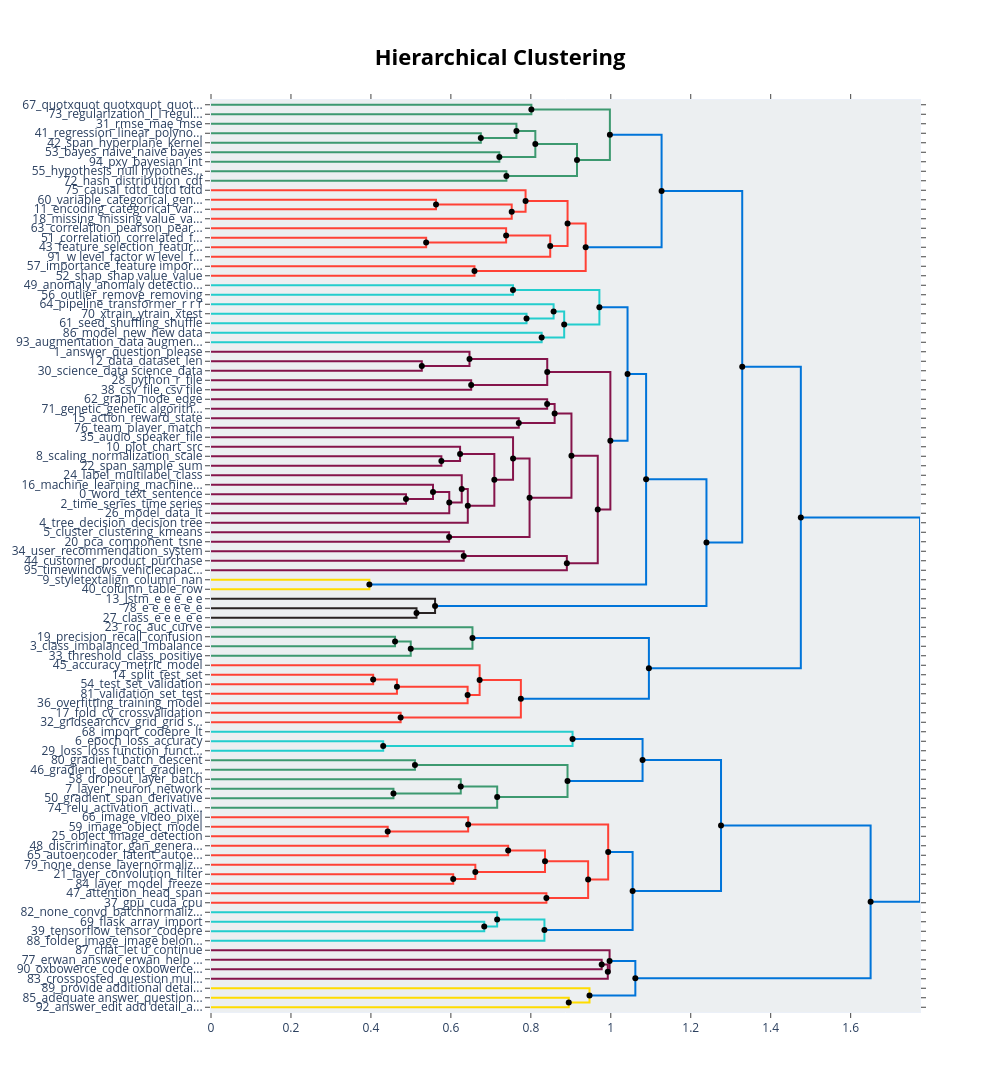

The cell this chart's notebook holds for it:
### Markdown cell above
#### Hierarquias dos tópicos - Dendograma

### Code cell
hierarquia = modelo_rep_multi.hierarchical_topics(df_todos['text'])
# Visualizar a hierarquia de tópicos
modelo_rep_multi.visualize_hierarchy(hierarchical_topics=hierarquia)
